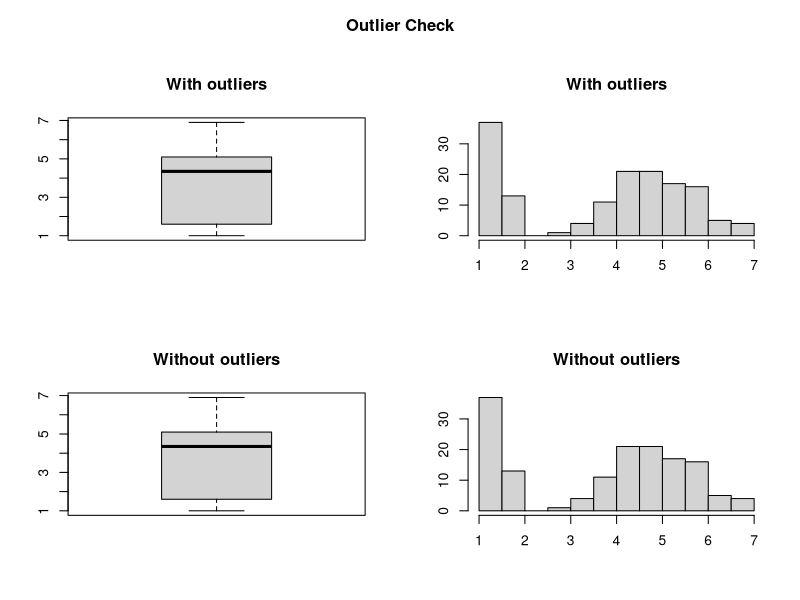

Write R code to recreate this figure.


outlierKD <- function(dt, var) {
  var_name <- eval(substitute(var),eval(dt))
  na1 <- sum(is.na(var_name))
  m1 <- mean(var_name, na.rm = T)
  par(mfrow=c(2, 2), oma=c(0,0,3,0))
  boxplot(var_name, main="With outliers")
  hist(var_name, main="With outliers", xlab=NA, ylab=NA)
  outlier <- boxplot.stats(var_name)$out
  mo <- mean(outlier)
  var_name <- ifelse(var_name %in% outlier, NA, var_name)
  boxplot(var_name, main="Without outliers")
  hist(var_name, main="Without outliers", xlab=NA, ylab=NA)
  title("Outlier Check", outer=TRUE)
  na2 <- sum(is.na(var_name))
  cat("Outliers identified:", na2 - na1, "n")
  cat("Propotion (%) of outliers:", round((na2 - na1) / sum(!is.na(var_name))*100, 1), "n")
  cat("Mean of the outliers:", round(mo, 2), "n")
  m2 <- mean(var_name, na.rm = T)
  cat("Mean without removing outliers:", round(m1, 2), "n")
  cat("Mean if we remove outliers:", round(m2, 2), "n")
  response <- readline(prompt="Do you want to remove outliers and to replace with NA? [yes/no]: ")
  if(response == "y" | response == "yes"){
    dt[as.character(substitute(var))] <- invisible(var_name)
    assign(as.character(as.list(match.call())$dt), dt, envir = .GlobalEnv)
    cat("Outliers successfully removed", "n")
    return(invisible(dt))
  } else{
    cat("Nothing changed", "n")
    return(invisible(var_name))
  }
}

outlierKD(iris,Petal.Length)
